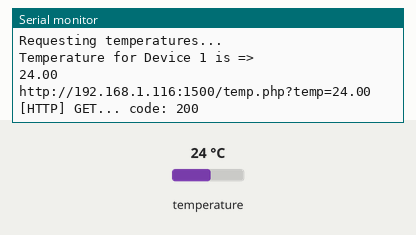
Recording of a sketch running on a simulated ESP8266 (Wemos D1 mini). Shown: the last lines printed to the serial monitor. The test bench sets the inputs (shaded band); at power-on: temperature 24 °C. WiFi joins after 1.5 s; servers stay silent unless stated; uploads are accepted with an empty reply.

Above: at 7.0 s.
7.1 s: temperature set to 12 °C
At 8.5 s:
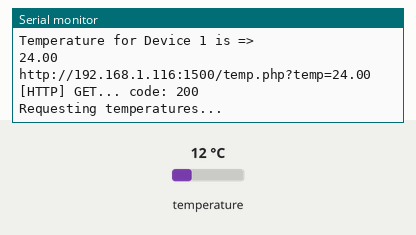
11.6 s: temperature set to 19 °C
At 12.33 s:
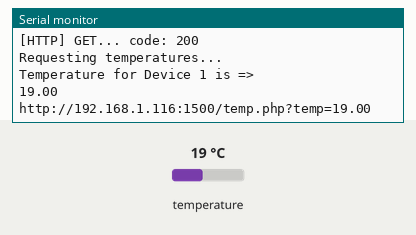
Timing chart, 0 to 14.6 s (numbered marks = the images above; inputs shaded):
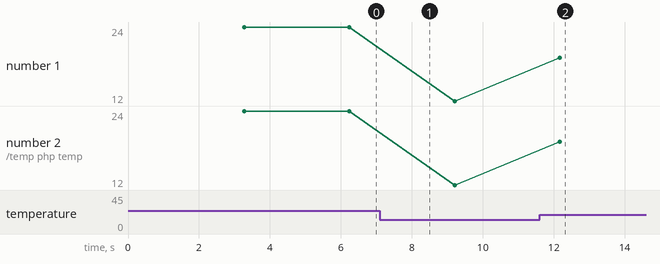

The sketch:

ESP8266Temprature.ino.ino
```cpp
#include <Arduino.h>
#include <ESP8266WiFi.h>
#include <ESP8266HTTPClient.h>
#include <OneWire.h>
#include <DallasTemperature.h>


const char *ssid =  "YOURSSID";   // Your AP Name cannot be longer than 32 characters!
const char *pass =  "Password";    //Your AP Password
const String url  =  "http://192.168.1.116:1500/temp.php?temp="; //Your Server URL. To make things simple I am using a GET method

//This is specific to WeMos D1 R2. I have connected the singal to D4 pin next to Ground and VCC 5
OneWire ds(D4);
float temp;

//Pass OneWire ref to DallasTemprature
DallasTemperature sensors(&ds);

WiFiClient wclient;
HTTPClient http;

void setup() {

  Serial.begin(115200);
  delay(10);
  Serial.println("");
  Serial.println("");
}

void loop() {
  if(WiFi.status() != WL_CONNECTED) {
    Serial.print("Connecting to AP => ");
    Serial.println(ssid);
    WiFi.begin(ssid,pass);

    while(WiFi.status() != WL_CONNECTED)
    {
      Serial.print(".");
      delay(500);

    }

      Serial.print("Connected to AP => ");
      Serial.println(ssid);
  }
  else
  {

      Serial.println("Requesting temperatures...");
      sensors.requestTemperatures(); // Send the command to get temperatures
      delay(1000);

      Serial.println("Temperature for Device 1 is =>");
      temp = sensors.getTempCByIndex(0);
      Serial.println(temp);

      //Send the temprature to the HTTP Server
      String sendURL = url + temp;
      Serial.println(sendURL);

      http.begin(sendURL);

      int httpCode = http.GET();

        // httpCode will be negative on error
        if(httpCode > 0) {
            // HTTP header has been send and Server response header has been handled
            Serial.printf("[HTTP] GET... code: %d\n", httpCode);
        }
        else
        {
            Serial.printf("[HTTP] GET... failed, error: %s\n", http.errorToString(httpCode).c_str());
        }

    delay(1000);

  }

}
```

Measured:
- after the input at 11.6 s, the serial monitor: prints a new line after 0.57 s (image 2)
- plotted number 1: 24 → 12 after the input at 7.1 s, 12 → 19 after the input at 11.6 s
- plotted number 2: 24 → 12 after the input at 7.1 s, 12 → 19 after the input at 11.6 s
